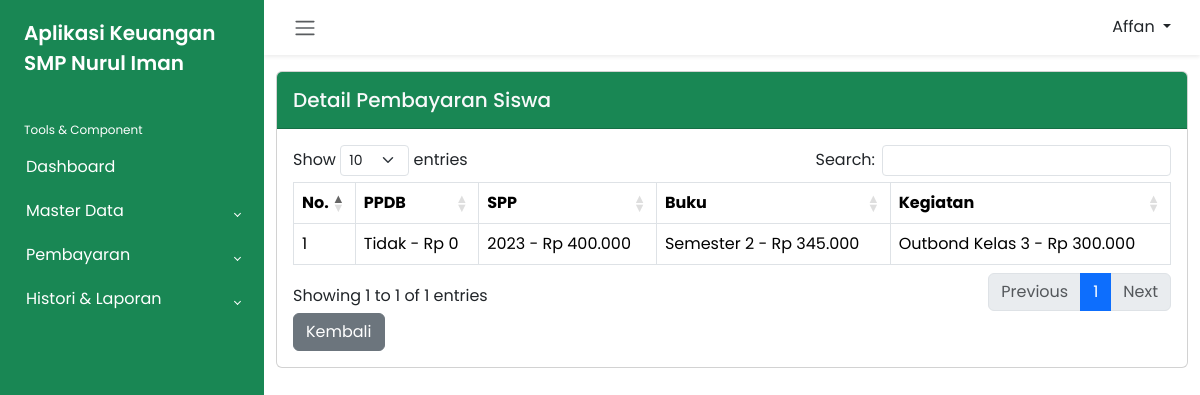
The app's page /admin/detail_pembayaran_siswa.php?nisn=211000001 (signed in) with its own data.
### tables this page shows
CREATE TABLE `petugas` (
  `id_petugas` int(11) NOT NULL,
  `user_name` varchar(50) NOT NULL,
  `pass_word` varchar(64) NOT NULL,
  `nama_petugas` varchar(50) NOT NULL,
  `level` enum('admin','petugas') NOT NULL
);

CREATE TABLE `siswa` (
  `nisn` char(10) NOT NULL,
  `nis` char(8) NOT NULL,
  `nama_siswa` varchar(50) NOT NULL,
  `id_kelas` int(11) NOT NULL,
  `alamat` text NOT NULL,
  `no_telp` varchar(13) NOT NULL,
  `id_ppdb` int(11) NOT NULL,
  `id_spp` int(11) NOT NULL,
  `id_buku` int(11) NOT NULL,
  `id_kegiatan` int(11) NOT NULL
);

CREATE TABLE `ppdb` (
  `id_ppdb` int(11) NOT NULL,
  `nama_ppdb` varchar(35) NOT NULL,
  `nominal_ppdb` int(11) NOT NULL
);

CREATE TABLE `spp` (
  `id_spp` int(11) NOT NULL,
  `tahun` int(11) NOT NULL,
  `nominal_spp` int(11) NOT NULL
);

CREATE TABLE `buku` (
  `id_buku` int(11) NOT NULL,
  `nama_buku` varchar(25) NOT NULL,
  `nominal_buku` int(11) NOT NULL
);

CREATE TABLE `kegiatan` (
  `id_kegiatan` int(11) NOT NULL,
  `nama_kegiatan` varchar(30) NOT NULL,
  `nominal_kegiatan` int(11) NOT NULL
);

### function.php (called while the page is built, shortened)
<?php
    if (!function_exists('rupiah')) {
        function rupiah($rp){
            $jumlah = number_format($rp, 0,",",".");
            $rupiah = "Rp ".$jumlah;
            return $rupiah;
        }
    }
?>

### admin/detail_pembayaran_siswa.php (the view, shortened to what this page needs)
<?php
include 'header.php';
include '../function.php';
?>
<div class="card mb-4">
    <div class="card-header bg-success py-3 d-flex justify-content-between">
        <h5 class="m-0 font-weight-bold text-light">Detail Pembayaran Siswa</h5>
    </div>
    <div class="card-body">
        <table class="table table-bordered" id="myTable" width="100%" cellspacing="0">
            <thead>
                <tr>
                    <th width="10px">No.</th>
                    <th>PPDB</th>
                    <th>SPP</th>
                    <th>Buku</th>
                    <th>Kegiatan</th>
                </tr>
            </thead>
            <tbody>
                <?php
                $nisn = $_GET['nisn'];
                $number = 1;
                $query = "SELECT * FROM siswa, ppdb ,spp, buku, kegiatan
                        WHERE siswa.id_ppdb = ppdb.id_ppdb
                        AND siswa.id_spp = spp.id_spp
                        AND siswa.id_buku = buku.id_buku
                        AND siswa.id_kegiatan = kegiatan.id_kegiatan
                        AND siswa.nisn = '$nisn'";
                $result = mysqli_query($conn, $query);
                while ($row = mysqli_fetch_assoc($result)) :
                ?>
                    <tr>
                        <td><?= $number++ ?></td>
                        <td><?= $row['nama_ppdb'] . " - " . rupiah($row['nominal_ppdb']) ?></td>
                        <td><?= $row['tahun'] . " - " . rupiah($row['nominal_spp']) ?></td>
                        <td><?= $row['nama_buku'] . " - " . rupiah($row['nominal_buku']) ?></td>
                        <td><?= $row['nama_kegiatan'] . " - " . rupiah($row['nominal_kegiatan']) ?></td>
                    </tr>
                <?php endwhile; ?>
            </tbody>
        </table>
        <a href="siswa.php" class="btn btn-secondary">Kembali</a>
    </div>
    <?php
    include 'footer.php';
    ?>

### admin/header.php (shortened to what this page needs)
<?php
include '../function.php';
?>
<!DOCTYPE html>
<html lang="en">
<head>
    <link rel="stylesheet" href="../dist/css/bootstrap.min.css">
    <link rel="stylesheet" href="../dist/css/dataTables.bootstrap5.min.css">
    <link rel="stylesheet" href="../dist/css/all.css">
    <link rel="stylesheet" href="../dist/css/bootstrap-chosen.css">
    <link rel="stylesheet" href="../dist/css/style.css">
</head>
<body>
    <div class="wrapper">
        <aside id="sidebar" class="bg-success">
            <div class="h-100">
                <div class="sidebar-logo">
                    <a href="#">Aplikasi Keuangan SMP Nurul Iman</a>
                </div>
                <ul class="sidebar-nav">
                    <li class="sidebar-header">
                        Tools & Component
                    </li>
                    <li class="sidebar-item">
                        <a href="index.php" class="sidebar-link">
                            Dashboard
                        </a>
                    </li>
                    <li class="sidebar-item">
                        <a href="#" class="sidebar-link collapsed" data-bs-toggle="collapse" data-bs-target="#masterData" aria-expanded="false" aria-controls="masterData">
                            Master Data
                        </a>
                    </li>
                    <li class="sidebar-item">
                        <a href="#" class="sidebar-link collapsed" data-bs-toggle="collapse" data-bs-target="#pembayaran" aria-expanded="false" aria-controls="pembayaran">
                            Pembayaran
                        </a>
                    </li>
                    <li class="sidebar-item">
                        <a href="#" class="sidebar-link collapsed" data-bs-toggle="collapse" data-bs-target="#histori" aria-expanded="false" aria-controls="histori">
                            Histori & Laporan
                        </a>
                    </li>
                </ul>
            </div>
        </aside>
        <div class="main">
            <nav class="navbar navbar-expand px-3 shadow-sm d-flex justify-content-between">
                <button class="btn" type="button">
                    <span class="navbar-toggler-icon"></span>
                </button>
                <?php
                $id_petugas = $_SESSION['id_petugas'];
                $query = mysqli_query($conn, "SELECT * FROM petugas WHERE id_petugas = '$id_petugas'");
                $row = mysqli_fetch_assoc($query);
                ?>
                <div class="dropdown">
                    <button class="btn dropdown-toggle" type="button" id="dropdownMenuButton1" data-bs-toggle="dropdown" aria-expanded="false">
                        <span><?= $row['nama_petugas']; ?></span>
                    </button>
                </div>
            </nav>
            <div class="container pt-3">

### records on screen
petugas: nama_petugas "Affan"
siswa: id_ppdb.nama_ppdb "Tidak", id_ppdb.nominal_ppdb "Rp 0", id_spp.tahun "2023", id_spp.nominal_spp "Rp 400.000", id_buku.nama_buku "Semester 2", id_buku.nominal_buku "Rp 345.000", id_kegiatan.nama_kegiatan "Outbond Kelas 3", id_kegiatan.nominal_kegiatan "Rp 300.000"
